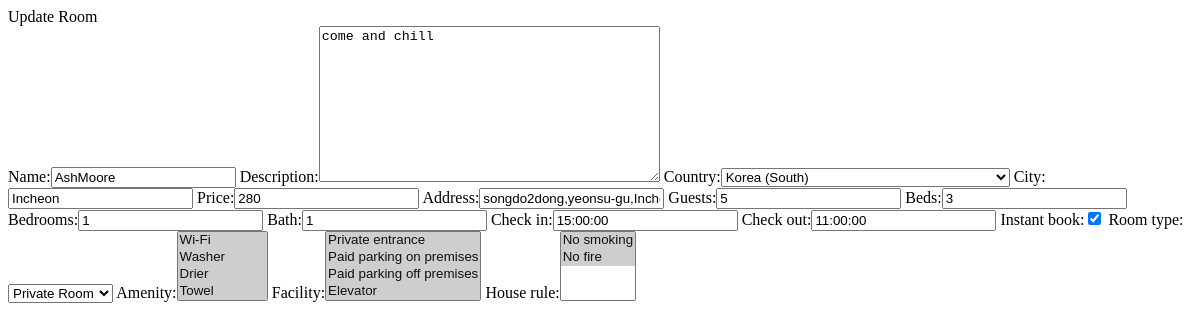
The page /rooms/52/edit/ (signed in) on the database as committed earlier.
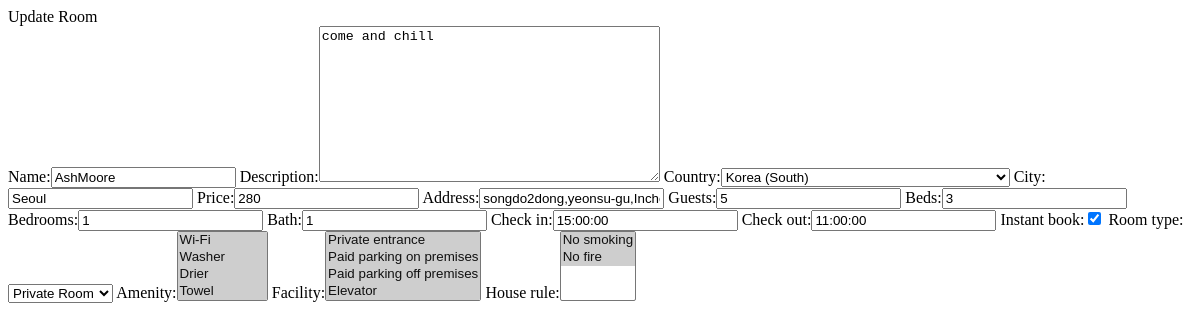
The same page on the database as committed later.
### rooms/models.py (models this page shows, shortened)
class Room(core_models.AbstractTimeStampedModel):
    name = models.CharField(max_length=140)
    description = models.TextField()
    country = CountryField()
    city = models.CharField(max_length=80)
    price = models.IntegerField()
    address = models.CharField(max_length=140)
    guests = models.IntegerField()
    beds = models.IntegerField()
    bedrooms = models.IntegerField()
    bath = models.IntegerField()
    check_in = models.TimeField()
    check_out = models.TimeField()
    instant_book = models.BooleanField(default=False)
    host = models.ForeignKey(
        "users.User", on_delete=models.CASCADE, related_name="rooms"
    )
    room_type = models.ForeignKey(
        "RoomType", related_name="rooms", on_delete=models.SET_NULL, null=True
    )
    amenity = models.ManyToManyField("Amenity")
    facility = models.ManyToManyField("Facility")
    house_rule = models.ManyToManyField("HouseRULE")

class AbstractItem(core_models.AbstractTimeStampedModel):
    name = models.CharField(max_length=80)
    class Meta:
        abstract = True
    def __str__(self):
        return self.name

class RoomType(AbstractItem):
    class Meta:
        verbose_name_plural = "Room Type"

### rooms/views.py (the view)
# urls.py: path("<int:pk>/edit/", views.EditRoomView.as_view(), name="edit"),
class EditRoomView(LoggedInOnlyView, UpdateView):
    model = room_model.Room
    template_name = "rooms/room_edit.html"
    fields = (
        "name",
        "description",
        "country",
        "city",
        "price",
        "address",
        "guests",
        "beds",
        "bedrooms",
        "bath",
        "check_in",
        "check_out",
        "instant_book",
        "room_type",
        "amenity",
        "facility",
        "house_rule",
    )
    def get_object(self, queryset=None):
        room = super().get_object(queryset=queryset)
        if room.host.pk != self.request.user.pk:
            raise Http404()
        return room

### template/rooms/room_edit.html
{% block page_title %} Update Room {% endblock page_title %} {% block content %}
<div>{{form}}</div>
{% endblock content %}

Rows that differ between the two databases and show on the page:
changed Room "come and chill": city "Incheon" → "Seoul"
